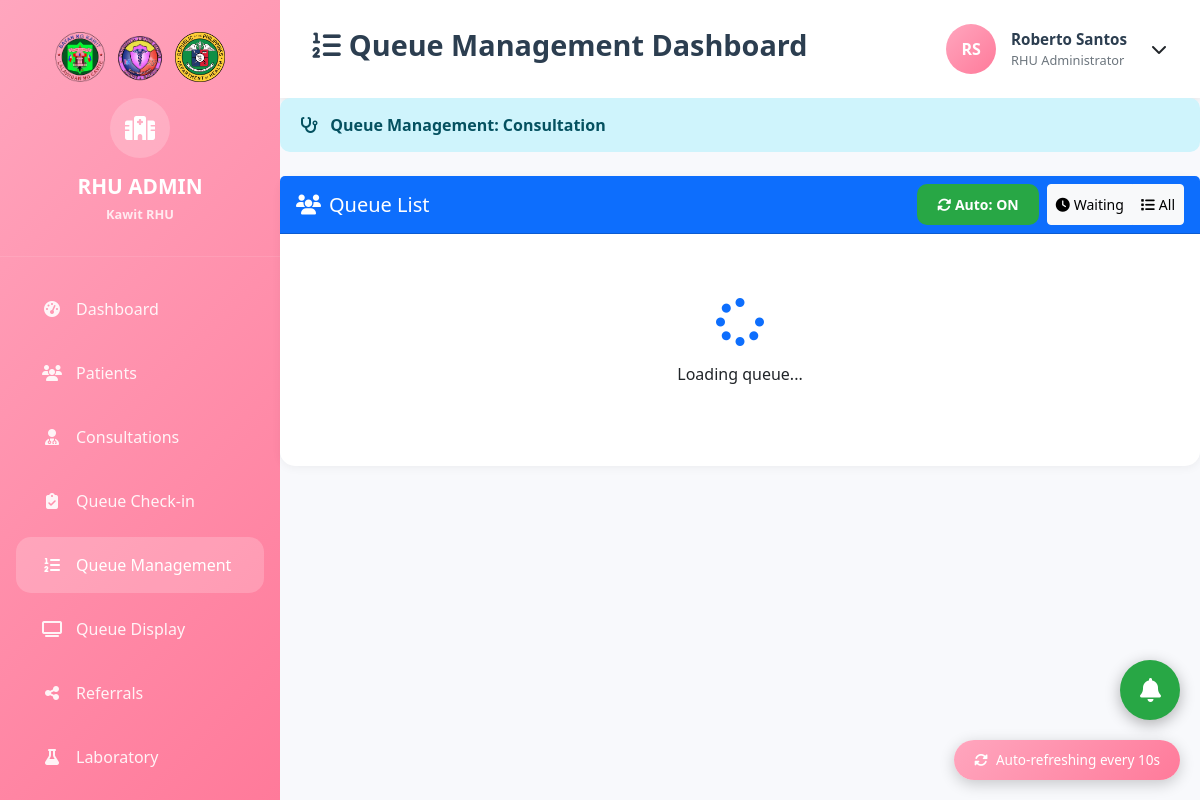
The app's page /kawit_rhu/Admin/Rural_Health_Unit/Queue_Dashboard.php (signed in) with its own data.
### tables this page shows
CREATE TABLE `staff` (
  `id` int(11) NOT NULL,
  `user_id` int(11) DEFAULT NULL,
  `employee_id` varchar(20) NOT NULL,
  `first_name` varchar(50) NOT NULL,
  `middle_name` varchar(50) DEFAULT NULL,
  `last_name` varchar(50) NOT NULL,
  `suffix` varchar(10) DEFAULT NULL,
  `position` varchar(100) NOT NULL,
  `department` enum('RHU','BHS','Pharmacy','Administration') NOT NULL,
  `assigned_barangay_id` int(11) DEFAULT NULL,
  `phone` varchar(15) DEFAULT NULL,
  `email` varchar(100) DEFAULT NULL,
  `date_hired` date DEFAULT NULL,
  `date_terminated` date DEFAULT NULL,
  `employment_status` enum('Active','Inactive','Terminated','On Leave') DEFAULT 'Active',
  `license_number` varchar(50) DEFAULT NULL,
  `license_expiry` date DEFAULT NULL,
  `specialization` varchar(100) DEFAULT NULL,
  `salary` decimal(10,2) DEFAULT NULL,
  `profile_picture` varchar(255) DEFAULT NULL,
  `is_active` tinyint(1) DEFAULT 1,
  `created_at` timestamp NOT NULL DEFAULT current_timestamp(),
  `updated_at` timestamp NOT NULL DEFAULT current_timestamp() ON UPDATE current_timestamp()
);

### kawit_rhu/Admin/Rural_Health_Unit/Queue_Dashboard.php (the view, shortened to what this page needs)
<?php
$host = 'localhost';
$dbname = 'kawit_rhu';
$username = 'root';
$password = '';
try {
    $pdo = new PDO("mysql:host=$host;dbname=$dbname", $username, $password);
    $pdo->setAttribute(PDO::ATTR_ERRMODE, PDO::ERRMODE_EXCEPTION);
} catch(PDOException $e) {
    die("Connection failed: " . $e->getMessage());
}
$stmt = $pdo->prepare("
    SELECT s.*, u.username
    FROM staff s
    JOIN users u ON s.user_id = u.id
    WHERE u.id = ? AND s.department = 'RHU'
");
$stmt->execute([$_SESSION['user_id']]);
$staff = $stmt->fetch(PDO::FETCH_ASSOC);
?>
<!DOCTYPE html>
<html lang="en">
<head>
    <link href="https://cdnjs.cloudflare.com/ajax/libs/bootstrap/5.3.0/css/bootstrap.min.css" rel="stylesheet">
    <link href="https://cdnjs.cloudflare.com/ajax/libs/font-awesome/6.4.0/css/all.min.css" rel="stylesheet">
</head>
<body>
    <div class="main-container">
        <div class="sidebar">
            <div class="sidebar-header">
                <div class="logo-container">
                    <img src="../../Pictures/logo2.png" alt="Logo 1" onerror="this.style.display='none'">
                    <img src="../../Pictures/logo1.png" alt="Logo 2" onerror="this.style.display='none'">
                    <img src="../../Pictures/logo3.png" alt="Logo 3" onerror="this.style.display='none'">
                </div>
                <div class="logo-circle">
                    <i class="fas fa-hospital"></i>
                </div>
                <div class="logo-text">
                    RHU ADMIN<br>
                    <small style="font-size: 0.8rem; opacity: 0.8;">Kawit RHU</small>
                </div>
            </div>
            <nav class="sidebar-nav">
                <div class="nav-item">
                    <a href="Dashboard.php" class="nav-link">
                        <i class="fas fa-tachometer-alt"></i>
                        <span>Dashboard</span>
                    </a>
                </div>
                <div class="nav-item">
                    <a href="Patients.php" class="nav-link">
                        <i class="fas fa-users"></i>
                        <span>Patients</span>
                    </a>
                </div>
                <div class="nav-item">
                    <a href="Consultation.php" class="nav-link">
                        <i class="fas fa-user-md"></i>
                        <span>Consultations</span>
                    </a>
                </div>
                <div class="nav-item">
                    <a href="Queue_Checkin.php" class="nav-link">
                        <i class="fas fa-clipboard-check"></i>
                        <span>Queue Check-in</span>
                    </a>
                </div>
                <div class="nav-item">
                    <a href="Queue_Dashboard.php" class="nav-link active">
                        <i class="fas fa-list-ol"></i>
                        <span>Queue Management</span>
                    </a>
                </div>
                <div class="nav-item">
                    <a href="Queue_Display.php" class="nav-link">
                        <i class="fas fa-tv"></i>
                        <span>Queue Display</span>
                    </a>
                </div>
                <div class="nav-item">
                    <a href="Referral.php" class="nav-link">
                        <i class="fas fa-share-alt"></i>
                        <span>Referrals</span>
                    </a>
                </div>
                <div class="nav-item">
                    <a href="Laboratory.php" class="nav-link">
                        <i class="fas fa-flask"></i>
                        <span>Laboratory</span>
                    </a>
                </div>
                <div class="nav-item">
                    <a href="Medical_Certificates.php" class="nav-link">
                    </a>
                </div>
            </nav>
        </div>
        <div class="main-content">
            <nav class="top-navbar">
                <h1 class="page-title"><i class="fas fa-list-ol me-2"></i>Queue Management Dashboard</h1>
                <div class="user-info">
                    <div class="user-avatar">
                        <?php
                        $initials = strtoupper(substr($staff['first_name'], 0, 1) . substr($staff['last_name'], 0, 1));
                        echo $initials;
                        ?>
                    </div>
                    <div class="user-details">
                        <div class="user-name"><?php echo htmlspecialchars($staff['first_name'] . ' ' . $staff['last_name']); ?></div>
                        <div class="user-role"><?php echo htmlspecialchars($staff['position']); ?></div>
                    </div>
                    <div class="dropdown">
                        <button class="btn btn-link text-dark p-0 ms-2" type="button" data-bs-toggle="dropdown" style="text-decoration: none;">
                            <i class="fas fa-chevron-down"></i>
                        </button>
                    </div>
                </div>
            </nav>
            <div class="auto-refresh-indicator" id="autoRefreshIndicator">
                <i class="fas fa-sync-alt fa-spin me-2"></i>Auto-refreshing every 10s
            </div>
            <div class="alert alert-info mb-4">
                <i class="fas fa-stethoscope me-2"></i>
                <strong>Queue Management: Consultation</strong>
            </div>
            <div class="card">
                <div class="card-header bg-primary text-white d-flex justify-content-between align-items-center">
                    <h5 class="mb-0"><i class="fas fa-users me-2"></i>Queue List</h5>
                    <div class="d-flex gap-2">
                        <button class="btn btn-sm btn-success" id="autoRefreshBtn" onclick="toggleAutoRefresh()" title="Toggle Auto-Refresh">
                            <i class="fas fa-sync-alt"></i> Auto: ON
                        </button>
                        <div class="btn-group">
                            <button class="btn btn-sm btn-light" onclick="filterStatus('waiting')">
                                <i class="fas fa-clock me-1"></i>Waiting
                            </button>
                            <button class="btn btn-sm btn-light" onclick="filterStatus('all')">
                                <i class="fas fa-list me-1"></i>All
                            </button>
                        </div>
                    </div>
                </div>
                <div class="card-body" id="queueListContainer">
                    <div class="text-center py-5">
                        <i class="fas fa-spinner fa-spin fa-3x text-primary"></i>
                        <p class="mt-3">Loading queue...</p>
                    </div>
                </div>
            </div>
            <button class="btn btn-success call-next-btn" onclick="callNextPatient()" id="callNextBtn" title="Call Next Consultation Patient">
                <i class="fas fa-bell"></i>
            </button>
        </div>
    </div>
</body>
</html>

### kawit_rhu/Admin/Rural_Health_Unit/Queue_Dashboard.php (style rules this page uses)
:root { --kawit-pink: #FFA6BE; --light-pink: #FFE4E6; --dark-pink: #FF7A9A; --text-dark: #2c3e50; --kawit-gradient: linear-gradient(135deg, #FFA6BE 0%, #FF7A9A 100%); --light-bg: #f8f9fc; }
* { box-sizing: border-box; margin: 0; padding: 0; }
body { background: var(--light-bg); font-family: 'Segoe UI', Tahoma, Geneva, Verdana, sans-serif; }
.main-container { display: flex; min-height: 100vh; }
.sidebar { width: 280px; background: var(--kawit-gradient); color: white; position: fixed; height: 100vh; overflow-y: auto; }
.sidebar-header { padding: 2rem 1.5rem; text-align: center; border-bottom: 1px solid rgba(255, 255, 255, 0.1); }
.logo-container { display: flex; justify-content: center; gap: 10px; margin-bottom: 1rem; }
.logo-container img { max-width: 50px; height: auto; }
.logo-circle { width: 60px; height: 60px; background: rgba(255, 255, 255, 0.2); border-radius: 50%; display: flex; align-items: center; justify-content: center; margin: 0 auto 1rem; font-size: 1.5rem; color: white; }
.logo-text { font-weight: 700; font-size: 1.3rem; line-height: 1.2; color: white; }
.sidebar-nav { padding: 1rem 0; }
.nav-item { margin: 0.5rem 1rem; }
.nav-link { display: flex; align-items: center; padding: 1rem 1.5rem; color: rgba(255, 255, 255, 0.9); text-decoration: none; border-radius: 15px; transition: all 0.3s ease; font-weight: 500; font-size: 1rem; }
.nav-link.active { background: rgba(255, 255, 255, 0.2); color: white; }
.nav-link i { width: 24px; margin-right: 12px; text-align: center; }
.main-content { flex: 1; margin-left: 280px; }
.top-navbar { background: white; padding: 1.5rem 2rem; box-shadow: 0 2px 10px rgba(0, 0, 0, 0.1); display: flex; justify-content: space-between; align-items: center; }
.page-title { font-size: 1.8rem; font-weight: 700; color: var(--text-dark); }
.user-info { display: flex; align-items: center; gap: 15px; }
.user-avatar { width: 50px; height: 50px; border-radius: 50%; background: var(--kawit-gradient); display: flex; align-items: center; justify-content: center; color: white; font-weight: bold; }
.user-details { display: flex; flex-direction: column; }
.user-name { font-weight: 600; color: var(--text-dark); font-size: 0.95rem; }
.user-role { font-size: 0.8rem; color: #6c757d; }
.btn-success { background: #28a745; border: none; border-radius: 10px; padding: 10px 20px; font-weight: 600; }
.alert { border-radius: 10px; border: none; padding: 15px 20px; margin-bottom: 20px; }
.card { border: none; border-radius: 15px; box-shadow: 0 2px 10px rgba(0,0,0,0.05); }
.auto-refresh-indicator { position: fixed; bottom: 20px; right: 20px; background: var(--kawit-gradient); color: white; padding: 10px 20px; border-radius: 20px; box-shadow: 0 4px 15px rgba(0, 0, 0, 0.2); z-index: 999; font-size: 0.85rem; }
.call-next-btn { position: fixed; bottom: 80px; right: 20px; width: 60px; height: 60px; border-radius: 50%; font-size: 1.5rem; box-shadow: 0 4px 15px rgba(0, 0, 0, 0.3); z-index: 998; }

### records on screen
staff: initials "RS", first_name+last_name "Roberto Santos", position "RHU Administrator"
